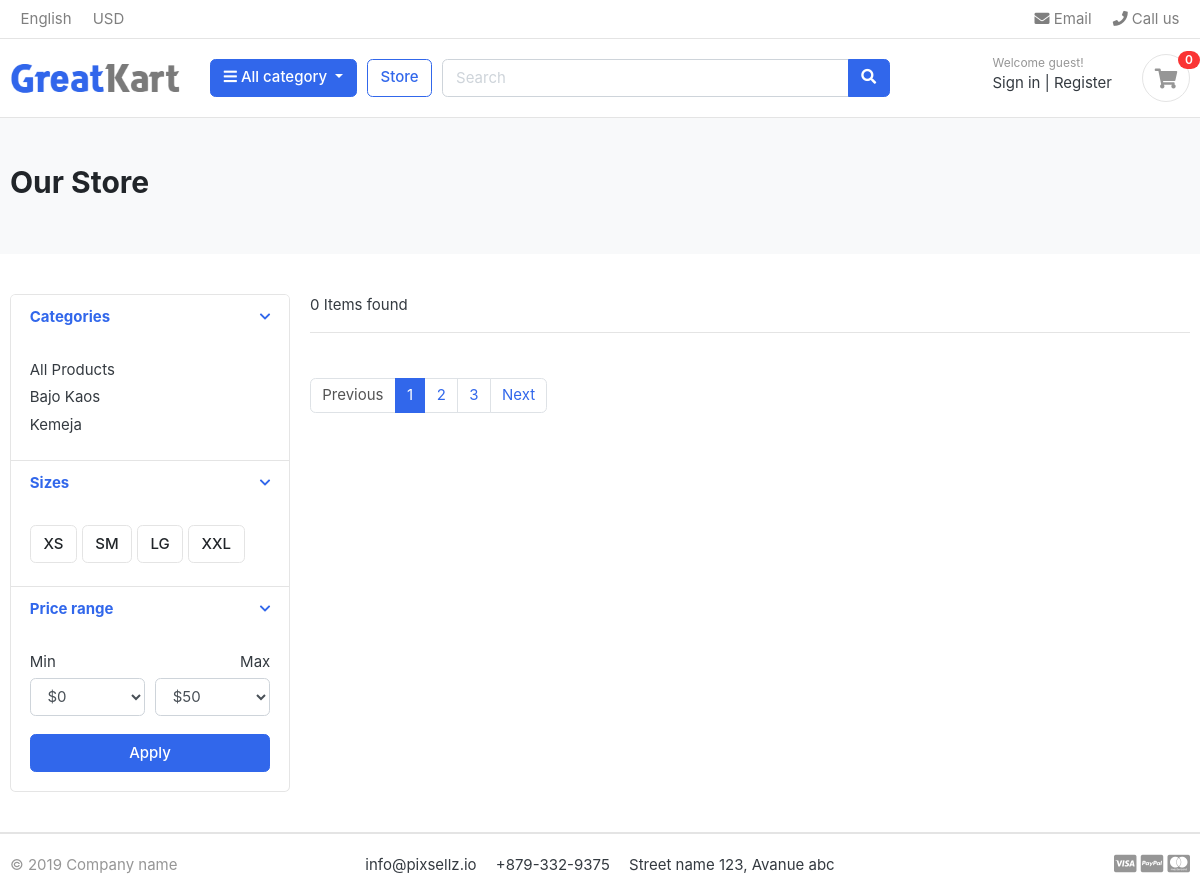
The page /store/Kaos/ on the database as committed earlier.
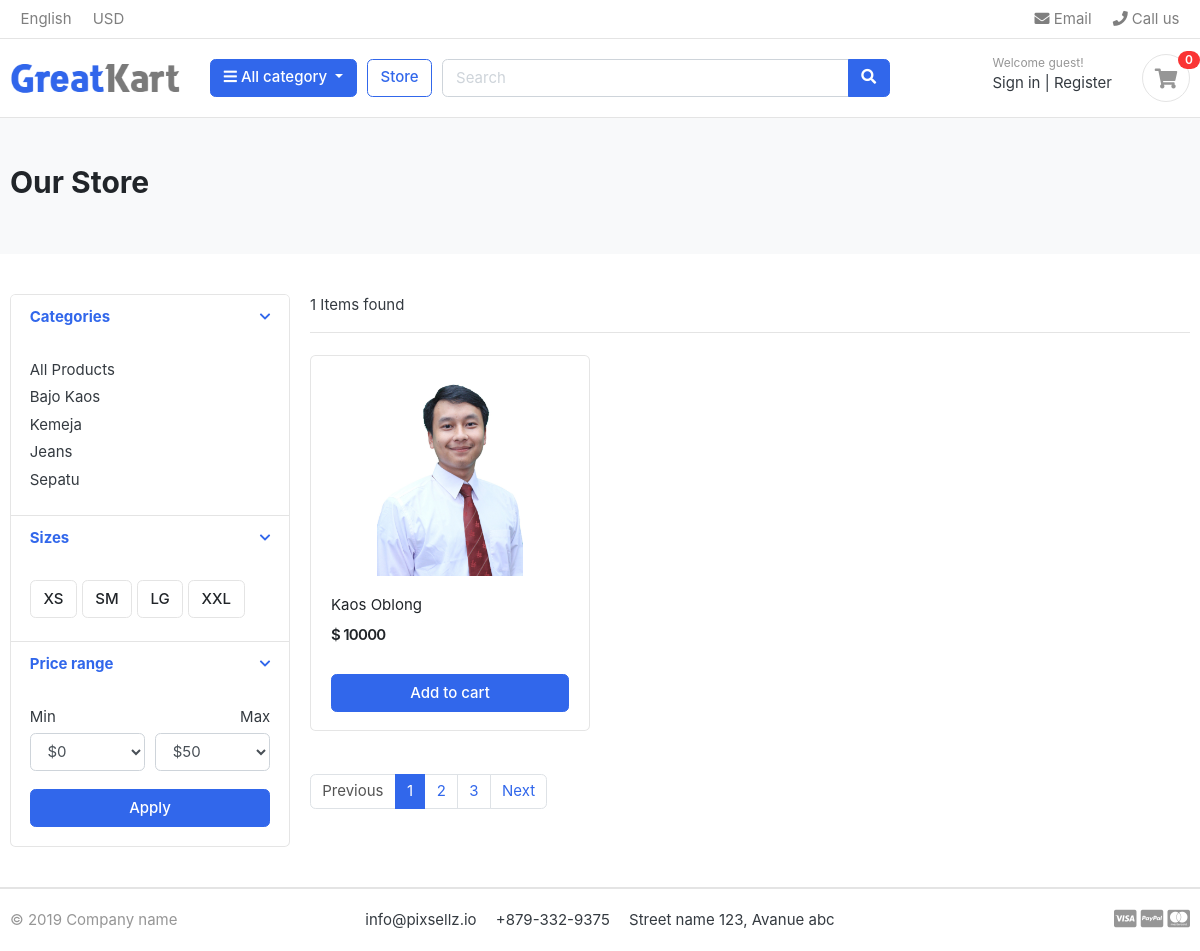
The same page on the database as committed later.
### category/models.py (models this page shows, shortened)
class Category(models.Model):
    category_name = models.CharField(max_length=50, unique=True)
    slug = models.SlugField(max_length=50)
    description = models.TextField(max_length=255, blank=True)
    cat_image = models.ImageField(upload_to='photos/categories', blank=True)
    class Meta:
        verbose_name = ("category")
        verbose_name_plural = ("categories")
    def get_url(self):
        return reverse('products_by_category', args=[self.slug])

### store/models.py (models this page shows, shortened)
class Product(models.Model):
    product_name = models.CharField(max_length=200, unique=True)
    slug = models.SlugField(max_length=200, unique=True)
    description = models.TextField(max_length=500, blank=True)
    price = models.IntegerField()
    images = models.ImageField(upload_to='photos/products')
    stock = models.IntegerField()
    is_available = models.BooleanField(default=True)
    category = models.ForeignKey(Category, on_delete=models.CASCADE)
    created_at = models.DateField(auto_now_add=True)
    updated_at = models.DateField(auto_now=True)
    def get_url(self):
        return reverse('product_detail', args=[self.category.slug, self.slug])

### store/views.py (the view)
# urls.py: path('store/', include('store.urls'))
def store(request, category_slug=None):
    categories = None
    products = None
    if category_slug != None:
        categories = get_object_or_404(Category, slug=category_slug)
        products = Product.objects.filter(category=categories, is_available=True)
        products_count = products.count()
    else:
        products = Product.objects.all().filter(is_available=True)
        products_count = products.count()
    context = {
        'products': products,
        'products_count': products_count
    }
    return render(request, 'store/store.html', context)

### category/context_processors.py (called while the page is built)
def menu_links(request):
    links = Category.objects.all()
    return dict(links=links)

### templates/store/store.html (shortened to what this page needs)
{% extends "base.html" %}
{% load static %}
{% block content %}
<section class="section-pagetop bg">
    <div class="container">
        <h2 class="title-page">Our Store</h2>
    </div>
    </section>
    <section class="section-content padding-y">
    <div class="container">
    <div class="row">
        <aside class="col-md-3">
    <div class="card">
        <article class="filter-group">
            <header class="card-header">
                <a href="#" data-toggle="collapse" data-target="#collapse_1" aria-expanded="true" class="">
                    <i class="icon-control fa fa-chevron-down"></i>
                    <h6 class="title">Categories</h6>
                </a>
            </header>
            <div class="filter-content collapse show" id="collapse_1" style="">
                <div class="card-body">
                    <ul class="list-menu">
                    <li><a href="{% url 'store' %}">All Products</a></li>
                    {% for category in links %}
                    <li><a href="{{ category.get_url }}">{{ category.category_name }}  </a></li>
                    {% endfor %}
                    </ul>
                </div>
            </div>
        </article>
        <article class="filter-group">
            <header class="card-header">
                <a href="#" data-toggle="collapse" data-target="#collapse_4" aria-expanded="true" class="">
                    <i class="icon-control fa fa-chevron-down"></i>
                    <h6 class="title">Sizes </h6>
                </a>
            </header>
            <div class="filter-content collapse show" id="collapse_4" style="">
                <div class="card-body">
                  <label class="checkbox-btn">
                    <span class="btn btn-light"> XS </span>
                  </label>
                  <label class="checkbox-btn">
                    <span class="btn btn-light"> SM </span>
                  </label>
                  <label class="checkbox-btn">
                    <span class="btn btn-light"> LG </span>
                  </label>
                  <label class="checkbox-btn">
                    <span class="btn btn-light"> XXL </span>
                  </label>
            </div>
            </div>
        </article>
        <article class="filter-group">
            <header class="card-header">
                <a href="#" data-toggle="collapse" data-target="#collapse_3" aria-expanded="true" class="">
                    <i class="icon-control fa fa-chevron-down"></i>
                    <h6 class="title">Price range </h6>
                </a>
            </header>
            <div class="filter-content collapse show" id="collapse_3" style="">
                <div class="card-body">
                    <div class="form-row">
                    <div class="form-group col-md-6">
                      <label>Min</label>
                          <select class="mr-2 form-control">
                            <option value="0">$0</option>
                        </select>
                    </div>
                    <div class="form-group text-right col-md-6">
                      <label>Max</label>
                          <select class="mr-2 form-control">
                            <option value="50">$50</option>
                        </select>
                    </div>
                    </div>
                    <button class="btn btn-block btn-primary">Apply</button>
                </div>
            </div>
        </article>
    </div>
        </aside>
        <main class="col-md-9">
    <header class="border-bottom mb-4 pb-3">
            <div class="form-inline">
                <span class="mr-md-auto">{{ products.count}} Items found </span>
            </div>
    </header>
    <div class="row">
        {% for product in  products %}
        <div class="col-md-4">
            <figure class="card card-product-grid">
                <div class="img-wrap">
                    <img src="{{ product.images.url }}">
                </div>
                <figcaption class="info-wrap">
                    <div class="fix-height">
                        <a href="{{ product.get_url }}" class="title">{{ product.product_name }}</a>
                        <div class="price-wrap mt-2">
                            <span class="price">$ {{ product.price }}</span>
                        </div>
                    </div>
                    <a href="#" class="btn btn-block btn-primary">Add to cart </a>
                </figcaption>
            </figure>
        </div>
        {% endfor %}
    </div>
    <nav class="mt-4" aria-label="Page navigation sample">
      <ul class="pagination">
        <li class="page-item disabled"><a class="page-link" href="#">Previous</a></li>
        <li class="page-item active"><a class="page-link" href="#">1</a></li>
        <li class="page-item"><a class="page-link" href="#">2</a></li>
        <li class="page-item"><a class="page-link" href="#">3</a></li>
        <li class="page-item"><a class="page-link" href="#">Next</a></li>
      </ul>
    </nav>
        </main>
    </div>
    </div>
    </section>
{% load static %}
{% endblock content %}

### templates/base.html (shortened to what this page needs)
{% load static %}
<!DOCTYPE HTML>
<html lang="en">
<head>
<link href="{% static "css/bootstrap.css" %}" rel="stylesheet" type="text/css"/>
<link href="{% static "fonts/fontawesome/css/all.min.css" %}" type="text/css" rel="stylesheet">
<link href="{% static "css/ui.css" %}" rel="stylesheet" type="text/css"/>
<link href="{% static "css/responsive.css" %}" rel="stylesheet" media="only screen and (max-width: 1200px)" />
</head>
<body>
    {% include "navbar/header.html" %}
    {% block content %}
    {% endblock content %}
    {% include "navbar/footer.html" %}
</body>
</html>

### templates/navbar/header.html (shortened to what this page needs)
{% load static %}
<header class="section-header">
    <nav class="navbar p-md-0 navbar-expand-sm navbar-light border-bottom">
    <div class="container">
      <div class="collapse navbar-collapse" id="navbarTop4">
        <ul class="navbar-nav mr-auto">
            <li class="nav-item dropdown">
                 <a href="#" class="nav-link">   English </a>
            </li>
            <li class="nav-item dropdown">
                <a href="#" class="nav-link"> USD </a>
            </li>
        </ul>
        <ul class="navbar-nav">
            <li><a href="#" class="nav-link"> <i class="fa fa-envelope"></i> Email </a></li>
            <li><a href="#" class="nav-link"> <i class="fa fa-phone"></i> Call us </a></li>
        </ul>
      </div>
    </div>
    </nav>
    <section class="header-main border-bottom">
        <div class="container">
    <div class="row align-items-center">
        <div class="col-lg-2 col-md-3 col-6">
            <a href="{% url "home" %}" class="brand-wrap">
                <img class="logo" src="{% static "./images/logo.png" %}">
            </a>
        </div>
        <div class="col-lg col-sm col-md col-6 flex-grow-0">
            <div class="category-wrap dropdown d-inline-block float-right">
                <button type="button" class="btn btn-primary dropdown-toggle" data-toggle="dropdown">
                    <i class="fa fa-bars"></i> All category
                </button>
            </div>
        </div>
        <a href="{% url "store" %}" class="btn btn-outline-primary">Store</a>
        <div class="col-lg  col-md-6 col-sm-12 col">
            <form action="#" class="search">
                <div class="input-group w-100">
                    <input type="text" class="form-control" style="width:60%;" placeholder="Search">
                    <div class="input-group-append">
                      <button class="btn btn-primary" type="submit">
                        <i class="fa fa-search"></i>
                      </button>
                    </div>
                </div>
            </form>
        </div>
        <div class="col-lg-3 col-sm-6 col-8 order-2 order-lg-3">
                    <div class="d-flex justify-content-end mb-3 mb-lg-0">
                        <div class="widget-header">
                            <small class="title text-muted">Welcome guest!</small>
                            <div>
                                <a href="./signin.html">Sign in</a> <span class="dark-transp"> | </span>
                                <a href="./register.html"> Register</a>
                            </div>
                        </div>
                        <a href="./cart.html" class="widget-header pl-3 ml-3">
                            <div class="icon icon-sm rounded-circle border"><i class="fa fa-shopping-cart"></i></div>
                            <span class="badge badge-pill badge-danger notify">0</span>
                        </a>
                    </div>
                </div>
    </div>
        </div>
    </section>
    </header>

### templates/navbar/footer.html
{% load static %}
<footer class="section-footer border-top">
	<div class="container">
		<section class="footer-bottom border-top row">
			<div class="col-md-2">
				<p class="text-muted"> &copy 2019 Company name </p>
			</div>
			<div class="col-md-8 text-md-center">
				<span  class="px-2">info@pixsellz.io</span>
				<span  class="px-2">+879-332-9375</span>
				<span  class="px-2">Street name 123, Avanue abc</span>
			</div>
			<div class="col-md-2 text-md-right text-muted">
				<i class="fab fa-lg fa-cc-visa"></i>
				<i class="fab fa-lg fa-cc-paypal"></i>
				<i class="fab fa-lg fa-cc-mastercard"></i>
			</div>
		</section>
	</div>
</footer>

### static/css/ui.css (style rules this page uses)
html { font-family: "Inter", sans-serif; font-size: 15px; }
.img-wrap { text-align: center; display: block; }
.img-wrap img { max-width: 100%; }
.price-wrap { letter-spacing: -0.7px; }
.icon-xs, .icon-sm, .icon-md, .icon-lg { display: inline-block; text-align: center; flex-shrink: 0; flex-grow: 0; }
.icon-sm { width: 48px; height: 48px; line-height: 48px !important; font-size: 20px; }
.padding-y { padding-top: 40px; padding-bottom: 40px; }
figure { margin-bottom: 0; }
article:after, .form-group:after { display: block; clear: both; content: ""; }
.bg { background-color: #f8f9fa; }
.title-page { color: #212529; }
p:last-child { margin-bottom: 0; }
.header-main { position: relative; padding-top: 1rem; padding-bottom: 1rem; }
.brand-wrap .logo, .navbar-brand .logo { margin-right: 7px; max-height: 42px; display: inline-block; }
.widget-header { display: inline-block; vertical-align: middle; position: relative; }
.widget-header a { color: #343a40; }
.widget-header i { color: #969696; }
.widget-header .title { display: block; }
.widget-header .notify { position: absolute; top: -3px; right: -10px; }
.footer-bottom { padding-top: 20px; padding-bottom: 20px; }
.btn-light { background-color: #fff; border-color: #e4e4e4; }
[class*=list-] li:after { visibility: hidden; display: block; content: ""; overflow: hidden; height: 0; clear: both; }
.list-menu { list-style: none; margin: 0; padding-left: 0; }
.list-menu li { margin-bottom: 5px; }
.list-menu a { color: #343a40; }
[class*=card-product] a.title { color: #212529; display: block; }
[class*=card-product] .img-wrap { overflow: hidden; position: relative; }
[class*=card-product] .img-wrap img { height: 100%; max-width: 100%; width: auto; display: inline-block; -o-object-fit: cover; object-fit: cover; }
.card-product-grid { margin-bottom: 20px; }
.card-product-grid .img-wrap { border-radius: 0.2rem 0.2rem 0 0; height: 220px; }
.card-product-grid .info-wrap { overflow: hidden; padding: 18px 20px; }
.card-product-grid .fix-height { height: 80px; overflow: hidden; }
.card .img-wrap { overflow: hidden; }
.notify { position: absolute; top: -4px; right: -10px; display: inline-block; padding: 0.25em 0.6em; font-size: 12px; line-height: 1; text-align: center; border-radius: 3rem; color: #fff; background-color: #fa3434; }
.price { font-weight: 600; color: #212529; }
.icon-control { margin-top: 5px; float: right; font-size: 80%; }
.card-header .title { margin-bottom: 0; line-height: 1.5; }
.filter-group { border-bottom: 1px solid #e4e4e4; }
.filter-group .card-header { border-bottom: 0; }
.filter-group:last-child { border-bottom: 0; }
.checkbox-btn { position: relative; }
.section-pagetop { padding: 45px 0; }

Rows that differ between the two databases and show on the page:
added Category: category_name "Jeans"
added Category: category_name "Sepatu"
added Product: images (picture), product_name "Kaos Oblong", price "10000"
Other text that changed with them:
{{ products.count }}: "0" → "1"
